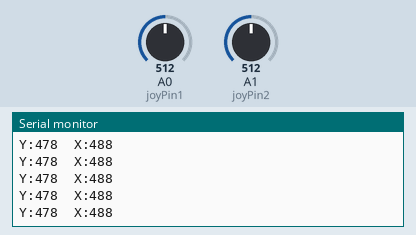
The sketch below on a simulated Arduino Uno, built with avr-gcc and run on an emulated ATmega328P. Parts: the last lines printed to the serial monitor. The inputs (shaded band) are chosen by the test bench; at power-on: A0 (joyPin1) = 512, A1 (joyPin2) = 512.

Above: at 1.2 s.
1.3 s: A0 (joyPin1) set to 716
At 1.41 s:
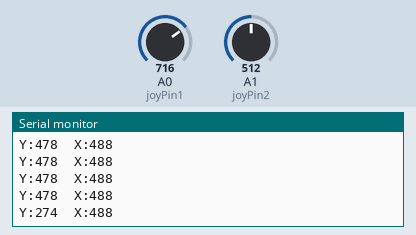
2.8 s: A1 (joyPin2) set to 716
At 2.82 s:
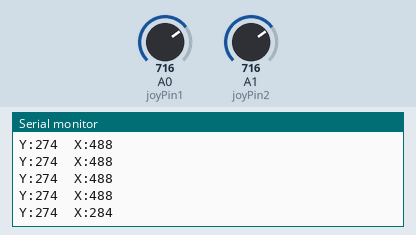
4.3 s: A0 (joyPin1) set to 900
At 4.33 s:
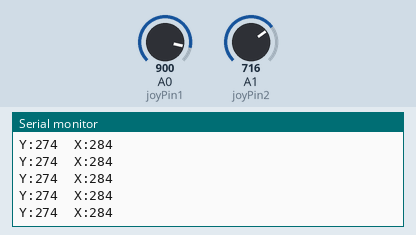
5.8 s: A1 (joyPin2) set to 900
At 5.84 s:
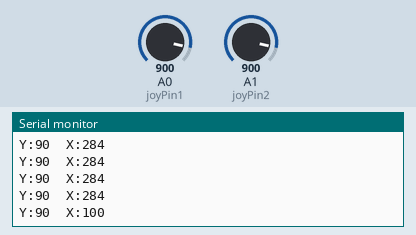
Timing chart, 0 to 8.3 s (numbered marks = the images above; inputs shaded):
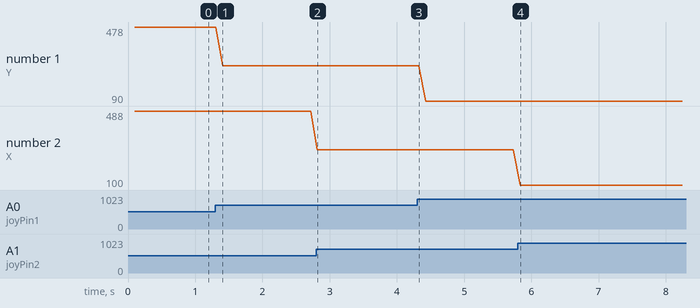

Measured:
- after the input at 1.3 s, the serial monitor: prints a new line after 0.11 s (image 1)
- after the input at 2.8 s, the serial monitor: prints a new line at once (image 2)
- after the input at 5.8 s, the serial monitor: prints a new line at once (image 4)
- plotted number 1: 478 → 274 after the input at 1.3 s, 274 → 90 after the input at 4.3 s
- plotted number 2: 488 → 284 after the input at 2.8 s, 284 → 100 after the input at 5.8 s

The sketch:

Joystick_test.ino
```cpp
/* Read Jostick
  * ------------
  *
  * Reads two analog pins that are supposed to be
  * connected to a jostick made of two potentiometers
  *
  * We send three bytes back to the comp: one header and two
  * with data as signed bytes, this will take the form:
  *     Jxy\r\n
  *
  * x and y are integers and sent in ASCII
  *
  * http://www.0j0.org | http://arduino.berlios.de
  * copyleft 2005 DojoDave for DojoCorp
  */
 int joyPin1 = 0;                 // slider variable connecetd to analog pin 0
 int joyPin2 = 1;                 // slider variable connecetd to analog pin 1
 int value1 = 0;                  // variable to read the value from the analog pin 0
 int value2 = 0;                  // variable to read the value from the analog pin 1

 void setup() {

  Serial.begin(9600);
// }

 //int treatValue(int data) {
  //return (data * 9 / 1024) + 48;
 }

 void loop() {
  // reads the value of the variable resistor
  value1 = analogRead(joyPin1);
  // this small pause is needed between reading
  // analog pins, otherwise we get the same value twice
  delay(100);
  // reads the value of the variable resistor
  value2 = analogRead(joyPin2);


  Serial.print("Y:");
  Serial.print(990-(value1));
  Serial.print("  X:");
  Serial.println(1000-(value2));
 }
```
